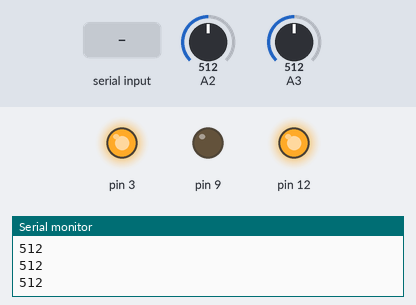
Recording of a sketch running on a simulated Arduino Uno, built with avr-gcc and run on an emulated ATmega328P. On the bench: output pins drawn as LEDs (lit = HIGH), the last lines printed to the serial monitor. The inputs (shaded band) are chosen by the test bench; at power-on: A2 = 512, A3 = 512.

Above: at 1.2 s.
1.3 s: A2 set to 1004
2.8 s: A2 set to 1014
At 3.2 s:
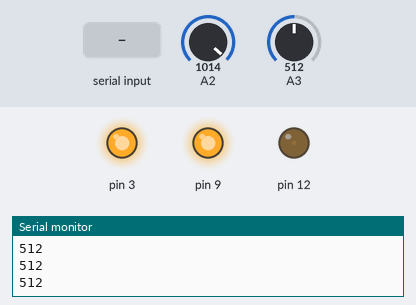
4.3 s: A3 set to 1023
At 5.2 s:
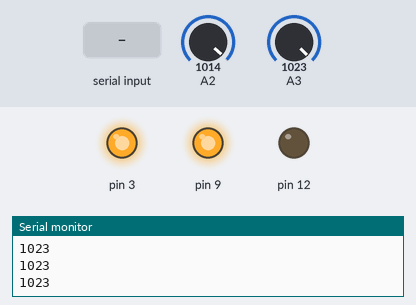
5.8 s: "90,45\n" received over Serial
At 7.0 s:
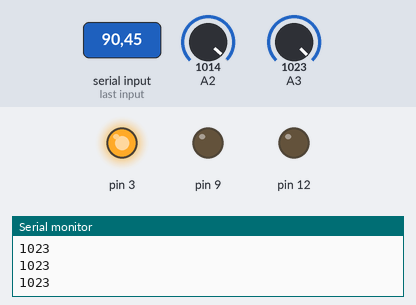
7.3 s: A2 set to 11
8.8 s: A2 set to 8
At 9.7 s:
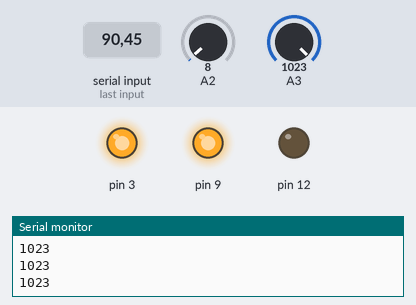
Timing chart, 0 to 11.3 s (numbered marks = the images above; inputs shaded):
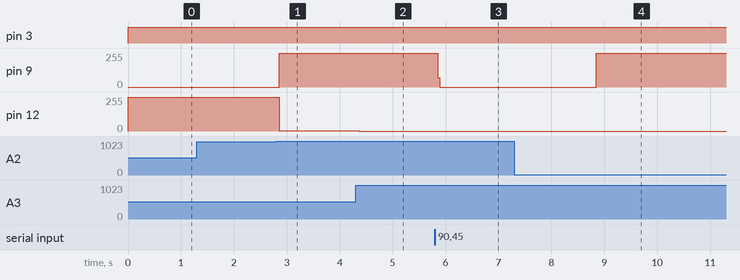

Measured:
- the behaviour switches between 1013 and 1014 on A2 (found by bisection; images 0 and 1)
- the behaviour switches between 10 and 9 on A2 (found by bisection; images 3 and 4)
- after the input at 2.8 s, pin 9: 0/255 → 255/255 after 0.05 s; pin 12: 255/255 → 1/255 after 0.05 s
- after the input at 4.3 s, pin 12: 1/255 → 0/255 after 0.07 s
- after the input at 5.8 s, pin 9: 255/255 → 0/255 after 0.05 s
- after the input at 8.8 s, pin 9: 0/255 → 255/255 after 0.05 s

The sketch:

MotorTest.ino
```cpp
#define SPEED 255
//int TR = 2;

int pos;

void setup() {
  //pinMode(TR,OUTPUT);

  Serial.begin(9600);
  // モーターAの制御用ピン設定
  pinMode(12, OUTPUT); // 回転方向 (HIGH/LOW)
  pinMode(9, OUTPUT); // ブレーキ (HIGH/LOW)
  pinMode(3, OUTPUT); // A PWMによるスピード制御 (0-255)
  pos=1023;
}

void loop() {


  Serial.println(analogRead(A3));


  int vr = analogRead(A2); //A2にボリューム部の2ピンを接続。1=5V,0=GND

  int num = dataread();
  if(num!=-1) {
    if(num<0){
      pos = 0;
    }else if(num>1023){
      pos = 1023;
    }else{
      pos = num;
    }
  }


 // モーターA: 正転
  digitalWrite(12, HIGH);
  digitalWrite(9, LOW);
  while(pos-vr>=10){
    vr = analogRead(A2);
    analogWrite(3, SPEED);
    Serial.println(analogRead(A3));
  }
  digitalWrite(9, HIGH);

   // モーターA: 逆転
  digitalWrite(12, LOW);
  digitalWrite(9, LOW);
  while(vr-pos>=10){
    vr = analogRead(A2);
    analogWrite(3, SPEED);
    Serial.println(analogRead(A3));
  }
  digitalWrite(9, HIGH);

}

int dataread(){
  byte data_size = Serial.available();
   if(data_size>0){
    delay(20);
    data_size = Serial.available();
    byte buf[data_size];
    for(byte i=0;i<data_size;i++){
      buf[i] = Serial.read()-'0';
    }
    long num = 0;
    long dub = 1;
    for(byte i=0;i<data_size;i++){
      num += buf[(data_size-i)-1]*dub;
      dub *= 10;
    }
    //Serial.println(num);
    return num;
  }else{
    return -1;
  }
}
```
